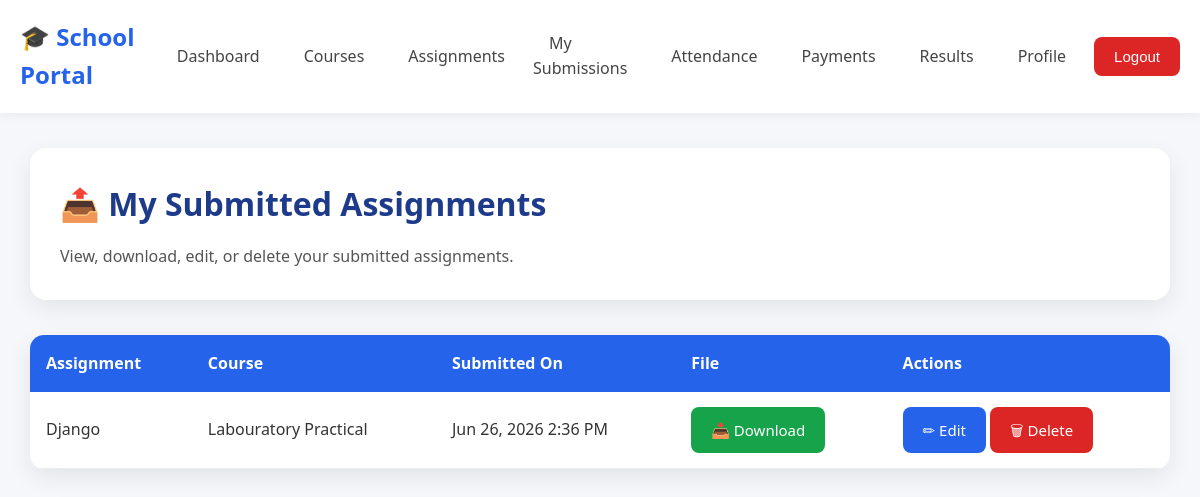
Screenshot of /my-submitted-assignments/ (signed in) with the database file from the repository.
### dashboard/models.py (models this page shows, shortened)
class AssignmentSubmission(models.Model):
    assignment = models.ForeignKey(PostAssignment,on_delete=models.CASCADE)
    course = models.ForeignKey(Course,on_delete=models.CASCADE)
    lecturer = models.ForeignKey(Lecturer,on_delete=models.CASCADE, related_name='assignment_submissions')
    student = models.ForeignKey(Student,on_delete=models.CASCADE)
    file = models.FileField(upload_to='submissions/')
    submitted_at = models.DateTimeField(auto_now_add=True)

class PostAssignment(models.Model):
    course = models.ForeignKey(Course,on_delete=models.CASCADE)
    title = models.CharField(max_length=100)
    lecturer = models.ForeignKey(Lecturer,on_delete=models.CASCADE, related_name='post_assignments')
    file = models.FileField(upload_to='assignments/')
    created_at = models.DateTimeField(auto_now_add=True)

### courses/models.py (models this page shows, shortened)
class Course(models.Model):
    course_code = models.CharField(max_length=20, unique=True)
    course_title = models.CharField(max_length=200)
    units = models.PositiveIntegerField()
    semester = models.CharField(max_length=15)
    department = models.ForeignKey(Department,on_delete=models.CASCADE)
    lecturer = models.ForeignKey(Lecturer, on_delete=models.CASCADE, related_name='courses')

### dashboard/views.py (the view)
# urls.py: path("my-submitted-assignments/", MySubmittedAssignmentsView.as_view(), name="my_submitted_assignment"),
class MySubmittedAssignmentsView(LoginRequiredMixin, ListView):
    model = AssignmentSubmission
    template_name = "dashboard/my_submitted_assignment.html"
    context_object_name = "submissions"
    def get_queryset(self):
        return AssignmentSubmission.objects.filter(
            student=self.request.user.student
        ).order_by("-submitted_at")

### dashboard/templates/dashboard/my_submitted_assignment.html (shortened to what this page needs)
{% extends "dashboard_base.html" %}
{% block content %}
<div class="page-header">
    <h1>📤 My Submitted Assignments</h1>
    <p>
        View, download, edit, or delete your submitted assignments.
    </p>
</div>
{% if submissions %}
<div class="table-container">
    <table class="portal-table">
        <thead>
            <tr>
                <th>Assignment</th>
                <th>Course</th>
                <th>Submitted On</th>
                <th>File</th>
                <th>Actions</th>
            </tr>
        </thead>
        <tbody>
            {% for sub in submissions %}
            <tr>
                <td>
                    {{ sub.assignment.title }}
                </td>
                <td>
                    {{ sub.course.course_title }}
                </td>
                <td>
                    {{ sub.submitted_at|date:"M d, Y g:i A" }}
                </td>
                <td>
                    <a
                        href="{{ sub.file.url }}"
                        class="btn btn-success"
                        download>
                        📥 Download
                    </a>
                </td>
                <td>
                    <div class="table-actions">
                        <a
                            href="{% url 'edit_submission' sub.pk %}"
                            class="btn btn-primary">
                            ✏ Edit
                        </a>
                        <a
                            href="{% url 'delete_submission' sub.pk %}"
                            class="btn btn-danger">
                            🗑 Delete
                        </a>
                    </div>
                </td>
            </tr>
            {% endfor %}
        </tbody>
    </table>
</div>
{% endif %}
{% endblock %}

### static/css/style.css (style rules this page uses)
* { margin:0; padding:0; box-sizing:border-box; }
html { scroll-behavior:smooth; }
body { font-family:Segoe UI,Tahoma,Geneva,Verdana,sans-serif; background:#f5f7fb; color:#333; line-height:1.6; }
:root { --primary:#2563eb; --primary-dark:#1d4ed8; --success:#16a34a; --success-dark:#15803d; --danger:#dc2626; --danger-dark:#b91c1c; --warning:#f59e0b; --gray:#6b7280; --light:#ffffff; --background:#f5f7fb; --border:#e5e7eb; --shadow:0 8px 25px rgba(0,0,0,.08); --radius:12px; }
a { text-decoration:none; }
h1 { color:#1e3a8a; margin-bottom:15px; }
p { color:#555; }
button, .btn { display:inline-block; padding:11px 20px; border:none; border-radius:8px; cursor:pointer; font-size:15px; transition:.3s; color:white; background:var(--primary); }
.btn-success { background:var(--success); }
.btn-danger { background:var(--danger); }
.page-header { background:white; padding:30px; border-radius:16px; margin-bottom:35px; box-shadow:var(--shadow); }
.page-header p { margin-top:10px; }
.btn-primary { background:var(--primary); }
table { width:100%; border-collapse:collapse; background:#fff; border-radius:14px; overflow:hidden; box-shadow:var(--shadow); margin-top:20px; }
thead { background:var(--primary); }
thead th { color:white; font-weight:600; padding:16px; text-align:left; }
tbody td { padding:15px 16px; border-bottom:1px solid #ececec; }
* { transition:all 0.2s ease-in-out; }

### rows the page displays
AssignmentSubmission: assignment "Django", course.course_title "Labouratory Practical", submitted_at "Jun 26, 2026 2:36 PM"
